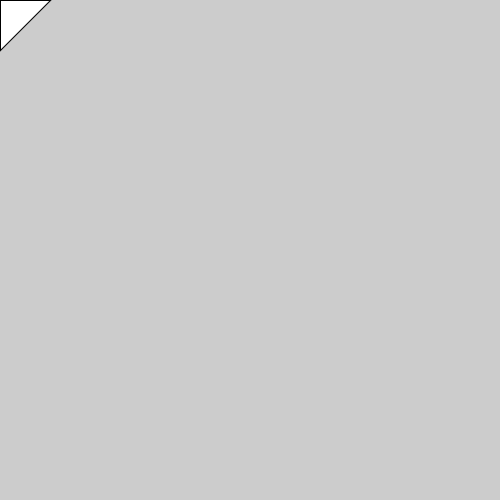
Frame 1 (no input)
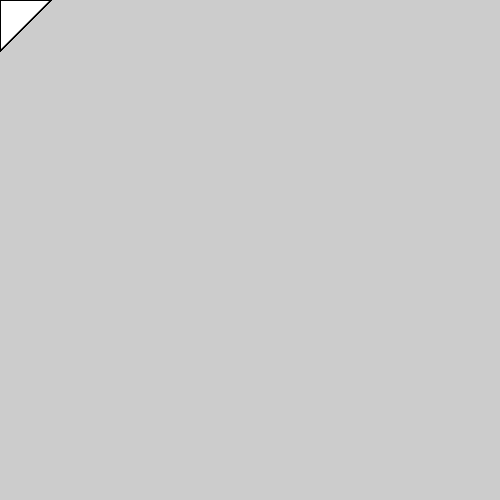
Frame 60 (the mouse pressed at the canvas centre just before this capture)
Frame 120 (the mouse held since frame 60 and released just before this capture): identical to frame 60, image omitted

The Processing sketch that drew these frames (run headless with seeded random() and noise(); from frame 60 on, the mouse is pressed at the canvas centre):

// Processing sketch: sketch_240905_triangulo
// ── sketch_240905_triangulo.pde
Triangle t;
void setup () {
  size(500, 500);
  t = new Triangle();
}

void draw () {
  t.Draw();
}

void keyPressed() {
  if (key == CODED) {
    if (keyCode == UP) {
      t.Translate(0, -10);
    }
    if (keyCode == DOWN) {
      t.Translate(0, 10);
    }
    if (keyCode == LEFT) {
      t.Translate(-10, 0);   
    }
    if (keyCode == RIGHT) {
      t.Translate(10, 0);
    }
  }
}

// ── Triangle.pde
class Triangle {
  PVector [] points;
  
  Triangle () {
    points = new PVector[3];
    points[0] = new PVector(0,0);
    points[1] = new PVector(50,0);
    points[2] = new PVector(0,50);
  }
  
  void Draw () {
    beginShape();
    for (PVector p: points) {
      vertex(p.x, p.y);
    }
    endShape(CLOSE);
  }
  void Translate (float x, float y) {
    for (PVector p: points) {
      p.add(x, y);
    }
  }
  
}
